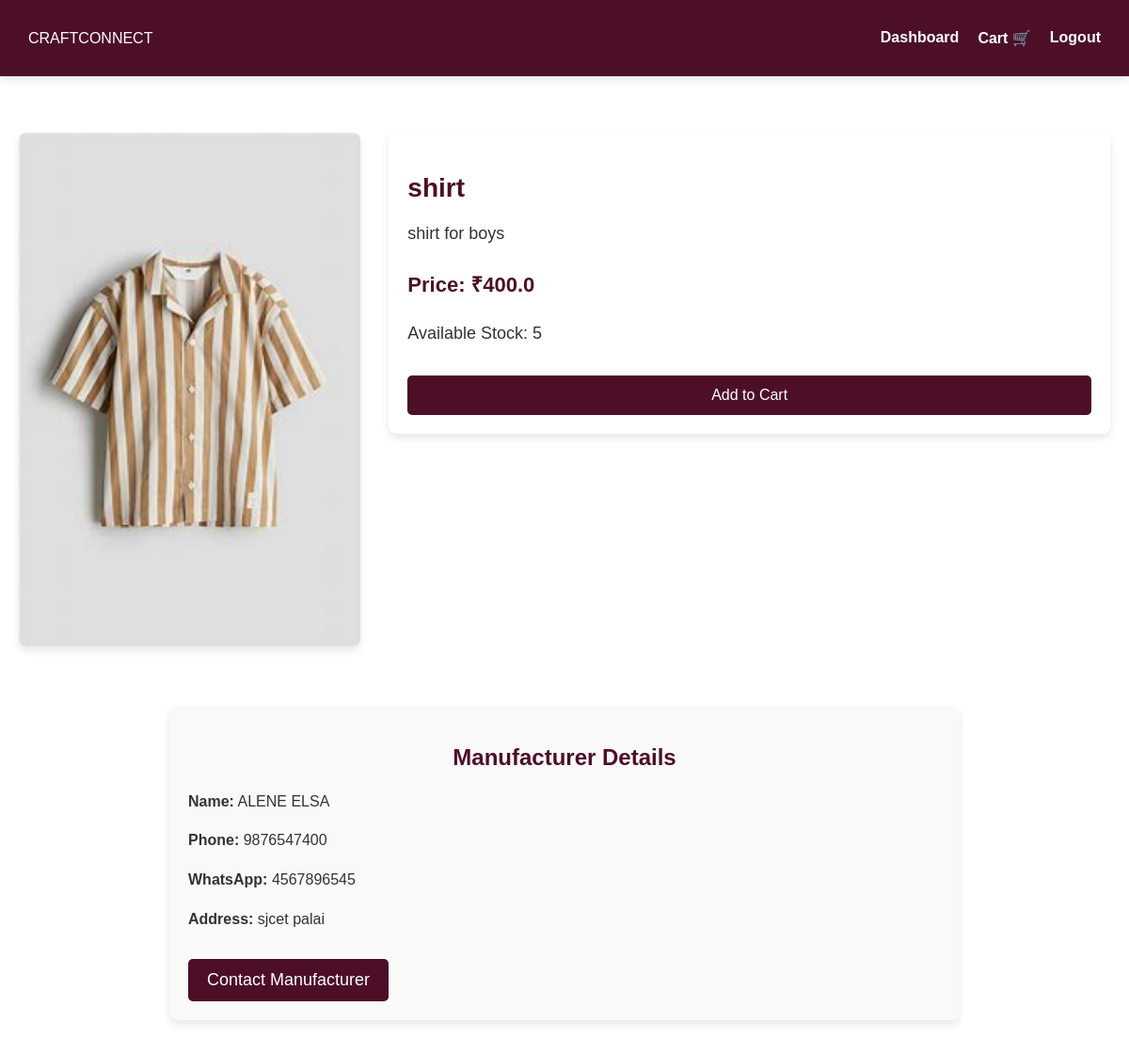
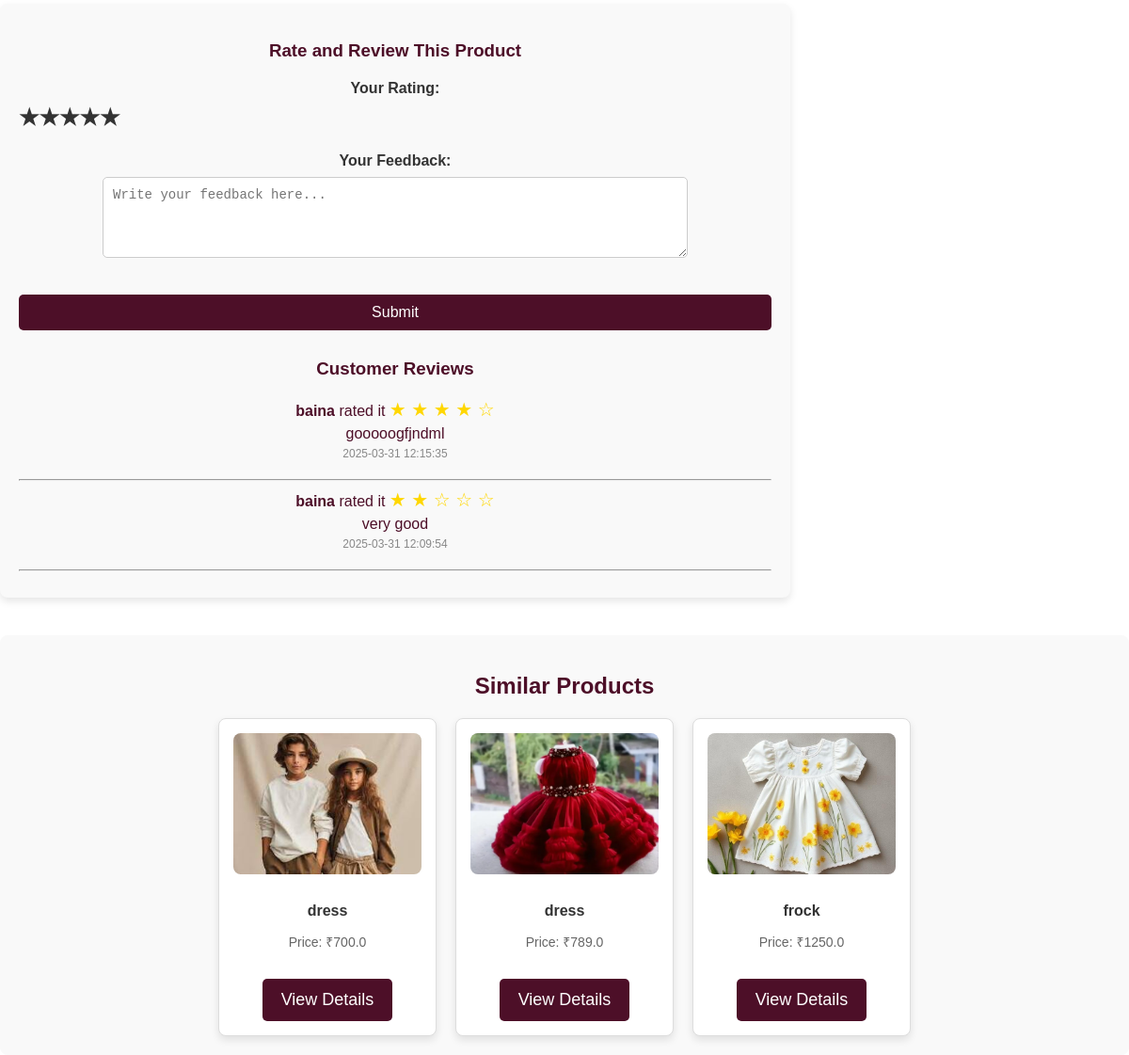
Before: /product_details/3 (signed in) with the older database file (2 pictures, top to bottom).
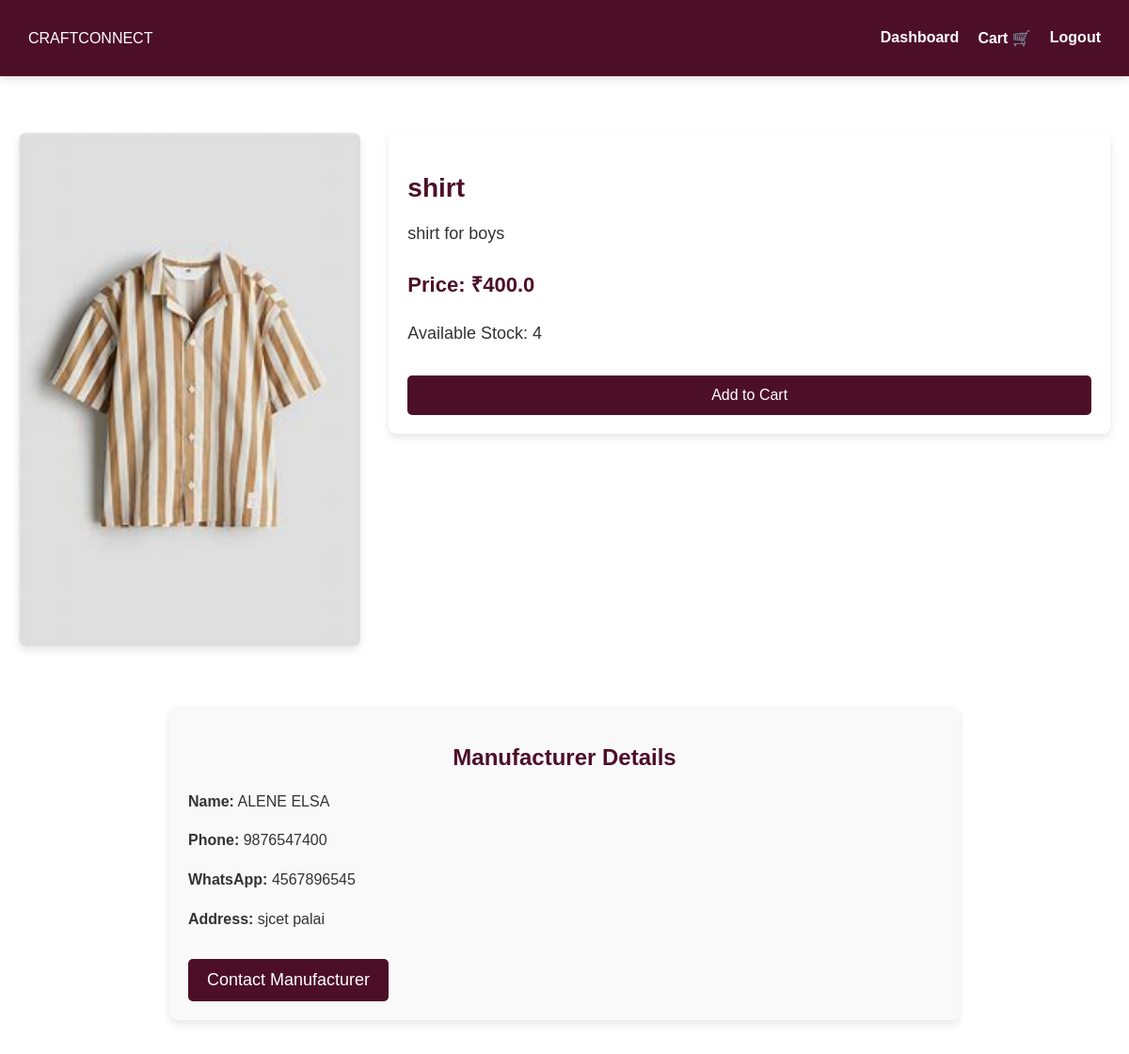
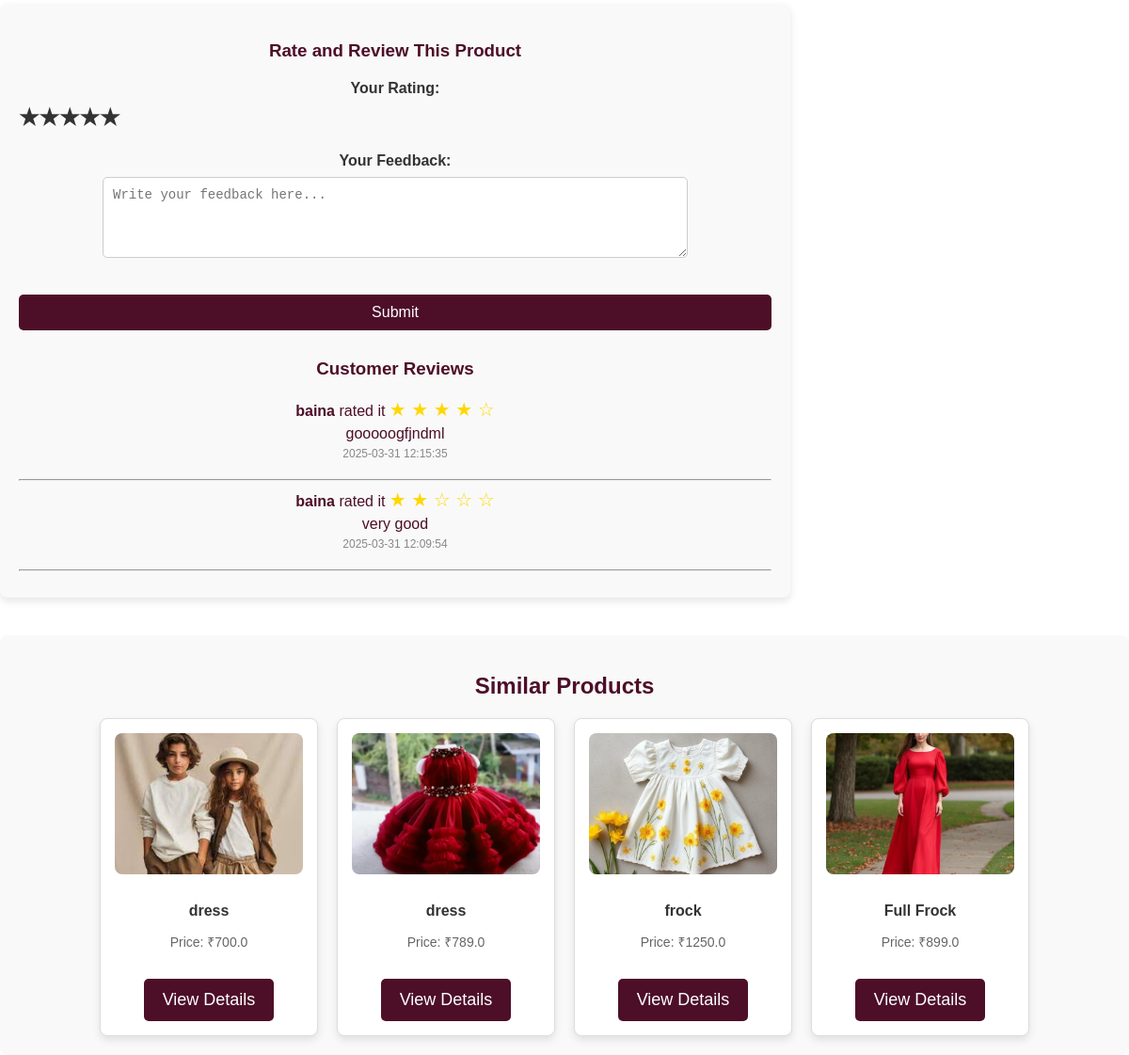
After: the same page with the newer database file (2 pictures, top to bottom).
### tables this page shows
CREATE TABLE products (
            id INTEGER PRIMARY KEY AUTOINCREMENT,
            name TEXT NOT NULL,
            description TEXT NOT NULL,
            price REAL NOT NULL,
            image TEXT NOT NULL,
            manufacturer_id INTEGER, approved INTEGER DEFAULT 0, category TEXT, stock_limit INTEGER DEFAULT NULL, size_chart TEXT,
            FOREIGN KEY (manufacturer_id) REFERENCES users (id)
        );

CREATE TABLE product_reviews (
            id INTEGER PRIMARY KEY AUTOINCREMENT,
            product_id INTEGER NOT NULL,
            user_id INTEGER NOT NULL,
            rating INTEGER NOT NULL,
            feedback TEXT NOT NULL,
            timestamp DATETIME DEFAULT CURRENT_TIMESTAMP,
            FOREIGN KEY (product_id) REFERENCES products (id),
            FOREIGN KEY (user_id) REFERENCES users (id)
        );

CREATE TABLE users (
            id INTEGER PRIMARY KEY AUTOINCREMENT,
            name TEXT NOT NULL,
            email TEXT UNIQUE NOT NULL,
            password TEXT NOT NULL,
            user_type TEXT NOT NULL,
            profile_pic TEXT DEFAULT 'default_profile.jpg'
        , phone TEXT, whatsapp TEXT, address TEXT, description TEXT, username TEXT, suspended default 0);

### app.py (the view)
@app.route('/product_details/<int:product_id>')
def product_details(product_id):
    conn = sqlite3.connect("craftconnect.db")
    conn.row_factory = sqlite3.Row
    cursor = conn.cursor()
    cursor.execute("""
        SELECT p.id, p.name, p.description, p.price, p.image, p.category, p.stock_limit, p.size_chart,
               m.id AS manufacturer_id, m.name AS manufacturer_name, m.phone, m.whatsapp, m.address,
               m.description AS manufacturer_description
        FROM products p
        JOIN users m ON p.manufacturer_id = m.id
        WHERE p.id = ?
    """, (product_id,))
    product = cursor.fetchone()
    if not product:
        conn.close()
        flash("Product not found.", "danger")
        return redirect(url_for("browse_products"))
    cursor.execute("""
        SELECT id, name, price, image
        FROM products
        WHERE category = ? AND id != ?
        LIMIT 4
    """, (product["category"], product_id))
    similar_products = cursor.fetchall()
    cursor.execute("""
        SELECT r.rating, r.feedback, r.timestamp, u.name AS user_name
        FROM product_reviews r
        JOIN users u ON r.user_id = u.id
        WHERE r.product_id = ?
        ORDER BY r.timestamp DESC
    """, (product_id,))
    reviews = cursor.fetchall()
    conn.close()
    return render_template("product_details.html", product=product, similar_products=similar_products, reviews=reviews)

### templates/product_details.html (shortened to what the changed rows need)
<!DOCTYPE html>
<html lang="en">
<head>
    <link rel="stylesheet" href="{{ url_for('static', filename='css/styles.css') }}">
</head>
<body>
    <section class="product-details-container">
        <div class="product-image">
            <img src="{{ url_for('static', filename='uploads/' + product[4]) }}" alt="{{ product[1] }}">
        </div>
        <div class="product-details">
            <h1>{{ product[1] }}</h1>
            <p>{{ product[2] }}</p>
            <p class="price">Price: ₹{{ product[3] }}</p>
            <p class="stock">
                {% if product[6] %}
                    Available Stock: {{ product[6] }}
                {% else %}
                    Stock: Unlimited
                {% endif %}
            </p>
           <!-- {% if product[5] == 'Clothing' %}
            <form action="{{ url_for('add_to_cart', product_id=product[0]) }}" method="POST">
                <button type="submit" class="button">Add to Cart</button>
            </form>
            {% endif %}
        </div>
    </section>
    <section class="manufacturer-details-container">
        <h2>Manufacturer Details</h2>
    </section>
    <section class="product-rating-feedback">
        <div class="existing-reviews">
            <h3>Customer Reviews</h3>
            {% if reviews %}
                {% for review in reviews %}
                <div class="review">
                    <p><strong>{{ review['user_name'] }}</strong> rated it
                        <span class="stars">
                            {% for i in range(review['rating']) %}
                                &#9733;
                            {% endfor %}
                            {% for i in range(5 - review['rating']) %}
                                &#9734;
                            {% endfor %}
                        </span>
                    </p>
                    <p>{{ review['feedback'] }}</p>
                    <p class="review-date">{{ review['timestamp'] }}</p>
                </div>
                <hr>
                {% endfor %}
            {% else %}
                <p>No reviews yet. Be the first to review this product!</p>
            {% endif %}
        </div>
    </section>
    <section class="similar-products">
        <h2>Similar Products</h2>
        <div class="product-grid">
            {% for similar_product in similar_products %}
            <div class="product-card">
                <img src="{{ url_for('static', filename='uploads/' + similar_product[3]) }}" alt="{{ similar_product[1] }}">
                <h3>{{ similar_product[1] }}</h3>
                <p>Price: ₹{{ similar_product[2] }}</p>
                <a href="{{ url_for('product_details', product_id=similar_product[0]) }}" class="button">View Details</a>
            </div>
            {% endfor %}
        </div>
    </section>
</body>
</html>

Changed rows visible on the page:
changed products "shirt": stock_limit "5" → "4"
added products: image (picture), name "Full Frock", price "899.0"
